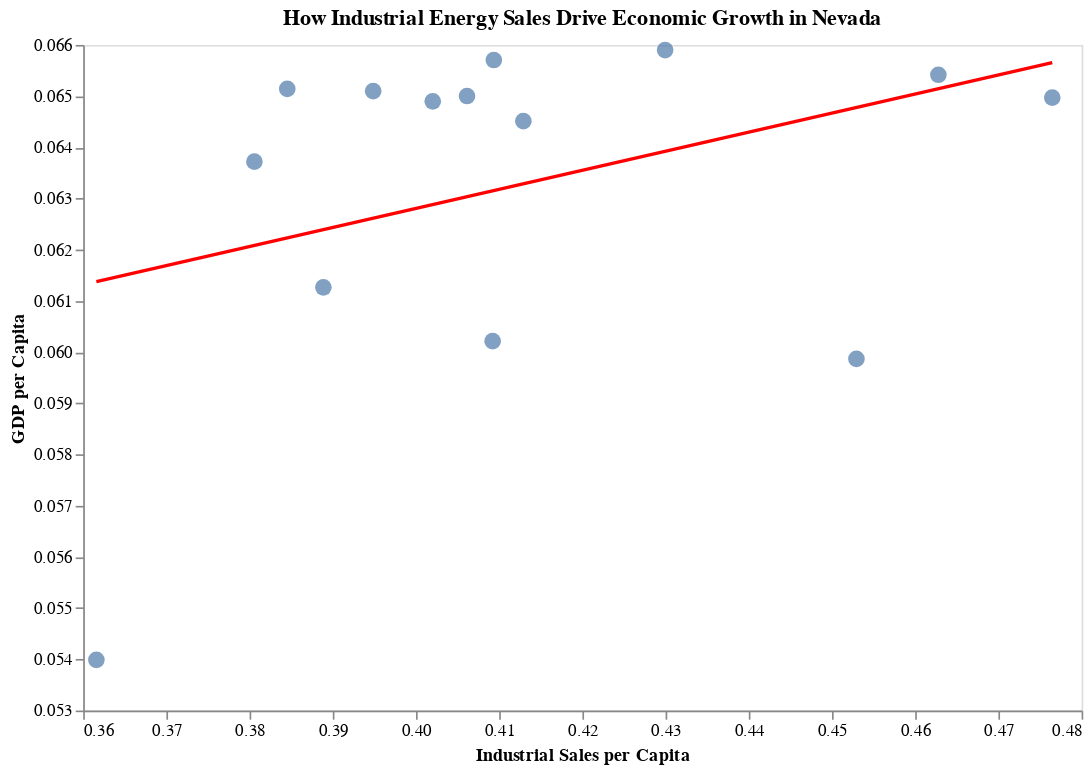

Here is the notebook cell this chart was saved with:
### Markdown cell above
*** Nevada Static Scatter Plot ***

### Code cell
# Static scatter chart for Nevada and industrial energy sales

df_nevada = df_long_gdp_2019[df_long_gdp_2019['State'] == 'Nevada']
df_nevada_industrial = df_nevada[df_nevada['Sector'] == 'Industrial Sales per Capita']

scatter = alt.Chart(df_nevada_industrial).mark_circle(size=100).encode(
    x=alt.X('Sales per Capita', title='Industrial Sales per Capita', scale=alt.Scale(zero=False)),
    y=alt.Y('GDP per Capita', title='GDP per Capita', scale=alt.Scale(zero=False)),
    tooltip=['Sales per Capita', 'GDP per Capita']
).properties(
    title='How Industrial Energy Sales Drive Economic Growth in Nevada',
    width=600,
    height=400
)

regression_line = alt.Chart(df_nevada_industrial).transform_regression(
    'Sales per Capita', 'GDP per Capita'
).mark_line(color='red').encode(
    x='Sales per Capita',
    y='GDP per Capita'
)

nevada_chart = (scatter + regression_line).configure_axis(grid=False)

# Apply the 538 theme
alt.themes.enable('latimes')

nevada_chart

### Figure 1 — Vega-Lite specification as saved in the notebook (floating-point values rounded to 4 significant figures)
{"usermeta": {"embedOptions": {"theme": "latimes"}}, "config": {"view": {"continuousWidth": 300, "continuousHeight": 300}, "axis": {"grid": false}}, "layer": [{"mark": {"type": "circle", "size": 100}, "encoding": {"tooltip": [{"field": "Sales per Capita", "type": "quantitative"}, {"field": "GDP per Capita", "type": "quantitative"}], "x": {"field": "Sales per Capita", "scale": {"zero": false}, "title": "Industrial Sales per Capita", "type": "quantitative"}, "y": {"field": "GDP per Capita", "scale": {"zero": false}, "title": "GDP per Capita", "type": "quantitative"}}, "title": "How Industrial Energy Sales Drive Economic Growth in Nevada"}, {"mark": {"type": "line", "color": "red"}, "encoding": {"x": {"field": "Sales per Capita", "type": "quantitative"}, "y": {"field": "GDP per Capita", "type": "quantitative"}}, "transform": [{"on": "Sales per Capita", "regression": "GDP per Capita"}]}], "data": {"name": "data-d9612f1c16f3f775198fc933a9615343"}, "height": 400, "width": 600, "$schema": "https://vega.github.io/schema/vega-lite/v5.20.1.json", "datasets": {"data-d9612f1c16f3f775198fc933a9615343": [{"State": "Nevada", "Date": "2022-04-01T00:00:00", "GDP per Capita": 0.0651, "Sector": "Industrial Sales per Capita", "Sales per Capita": 0.3949}, {"State": "Nevada", "Date": "2022-01-01T00:00:00", "GDP per Capita": 0.06514, "Sector": "Industrial Sales per Capita", "Sales per Capita": 0.3845}, {"State": "Nevada", "Date": "2021-10-01T00:00:00", "GDP per Capita": 0.0659, "Sector": "Industrial Sales per Capita", "Sales per Capita": 0.4299}, {"State": "Nevada", "Date": "2021-07-01T00:00:00", "GDP per Capita": 0.06497, "Sector": "Industrial Sales per Capita", "Sales per Capita": 0.4765}, {"State": "Nevada", "Date": "2021-04-01T00:00:00", "GDP per Capita": 0.06372, "Sector": "Industrial Sales per Capita", "Sales per Capita": 0.3806}, {"State": "Nevada", "Date": "2021-01-01T00:00:00", "GDP per Capita": 0.06127, "Sector": "Industrial Sales per Capita", "Sales per Capita": 0.3889}, {"State": "Nevada", "Date": "2020-10-01T00:00:00", "GDP per Capita": 0.06021, "Sector": "Industrial Sales per Capita", "Sales per Capita": 0.4092}, {"State": "Nevada", "Date": "2020-07-01T00:00:00", "GDP per Capita": 0.05987, "Sector": "Industrial Sales per Capita", "Sales per Capita": 0.4529}, {"State": "Nevada", "Date": "2020-04-01T00:00:00", "GDP per Capita": 0.05399, "Sector": "Industrial Sales per Capita", "Sales per Capita": 0.3616}, {"State": "Nevada", "Date": "2020-01-01T00:00:00", "GDP per Capita": 0.06451, "Sector": "Industrial Sales per Capita", "Sales per Capita": 0.4129}, {"State": "Nevada", "Date": "2019-10-01T00:00:00", "GDP per Capita": 0.06571, "Sector": "Industrial Sales per Capita", "Sales per Capita": 0.4094}, {"State": "Nevada", "Date": "2019-07-01T00:00:00", "GDP per Capita": 0.06542, "Sector": "Industrial Sales per Capita", "Sales per Capita": 0.4628}, {"State": "Nevada", "Date": "2019-04-01T00:00:00", "GDP per Capita": 0.065, "Sector": "Industrial Sales per Capita", "Sales per Capita": 0.4061}, {"State": "Nevada", "Date": "2019-01-01T00:00:00", "GDP per Capita": 0.0649, "Sector": "Industrial Sales per Capita", "Sales per Capita": 0.402}]}}
